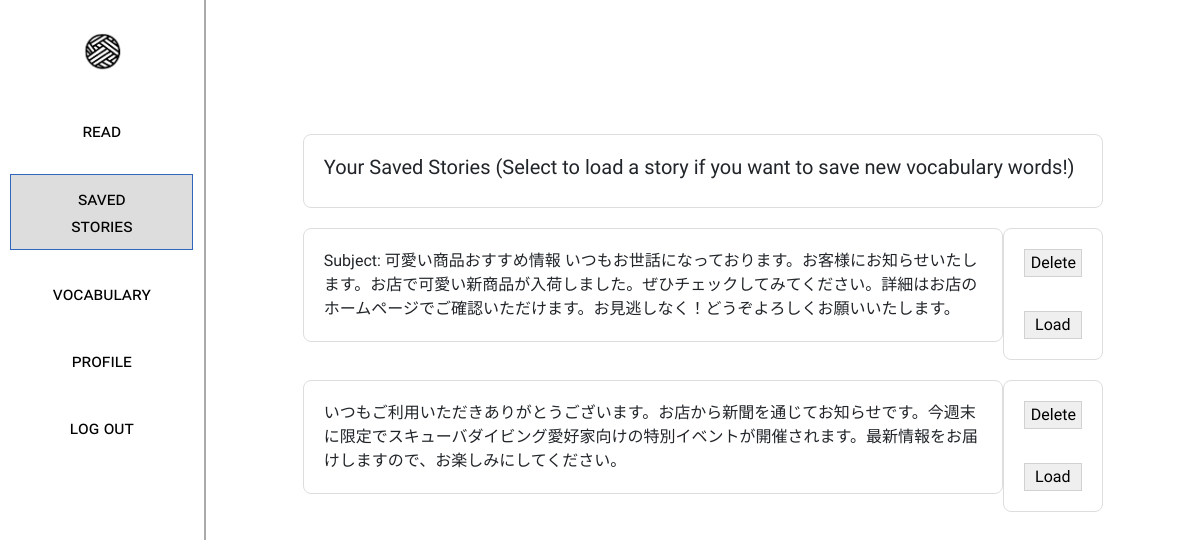
The page /stories (signed in) on the database as committed earlier.
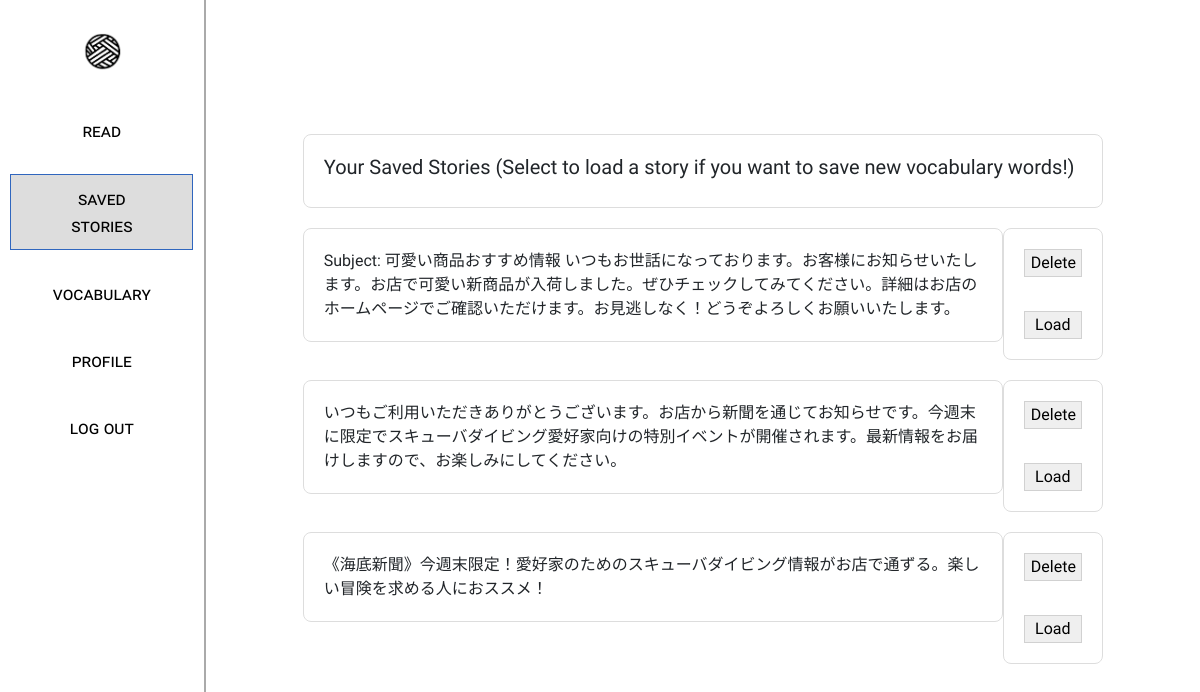
The same page on the database as committed later.
### app.py (models this page shows)
class Story(db.Model):
    id = db.Column(db.Integer, primary_key=True)
    user_id = db.Column(db.Integer, db.ForeignKey('users.id'), nullable=False)
    story = db.Column(db.String(255), nullable=False, unique=True)
    user = db.relationship('User', back_populates='stories')

### app.py (the view)
@app.route('/stories', methods=['GET', 'POST'])
def stories():
    if 'user' not in session:
        return redirect('/login')
    user_id = User.query.filter_by(username=session['user']).first().id
    language = User.query.filter_by(username=session['user']).first().language
    story_query = Story.query.filter_by(user_id=user_id).all()
    if request.method == 'POST':
        if 'load' in request.form:
            session.pop('story', None)
            session['story'] = Story.query.filter_by(id=request.form['load']).first().story
            return redirect('/read')
        elif 'delete' in request.form:
            session.pop('story', None)
            Story.query.filter_by(user_id=user_id, id=request.form['delete']).delete()
            db.session.commit()
            return redirect('/stories')
    else:
        return render_template("stories.html", stories=story_query)

### templates/stories.html (shortened to what the changed rows need)
<!DOCTYPE html>
<html>
<head>
    <link rel="stylesheet" href="../static/styles.css">
    <link href="https://cdn.jsdelivr.net/npm/bootstrap@5.3.0/dist/css/bootstrap.min.css" rel="stylesheet">
</head>
<body>
    <div class="urbanist-main">
        <div style="display:flex; flex-direction: row;">
            <div class="ui" style="width:100%; overflow: scroll; max-height: 100vh; display: inline-block;">
                <div style="flex-direction: column;">
                    <div class="left aligned column main-col" style="max-width: 800px; margin-top: 150px;">
                        <div class="center-container" id="text" style="text-align: left;">
                            <h1 class="huge">Your Saved Stories (Select to load a story if you want to save new vocabulary words!)</h1>
                        </div>
                    </div>
                    <form action="/stories" method="POST">
                        {% for story in stories %}
                            <div style="display: flex;flex-direction: row;height: fit-content;">
                                <div class="left aligned column main-col" style="max-width: 700px; margin-top: 20px;margin-right:0px">
                                    <div class="center-container" style="text-align: left;">
                                            <span>{{ story.story }}</span>
                                    </div>
                                </div>
                                <div class="left aligned column main-col" style="max-width: 100px; margin-top: 20px;margin-left: 0px; height: 100%;">
                                    <div class="center-container" style="text-align: left; display: flex; flex-direction: column;">
                                        <button type="submit" name="delete" value="{{ story.id }}" style="margin-bottom:10px;">Delete</button>
                                        <br>
                                        <button type="submit" name="load" value="{{ story.id }}">Load</button>
                                    </div>
                                </div>
                            </div>
                        {% endfor %}
                    </form>
                </div>
            </div>
        </div>
    </div>
</body>
</html>

Rows that differ between the two databases and show on the page:
added Story: story "《海底新聞》今週末限定！愛好家のためのスキューバダイビング情報がお店で通ずる。楽しい冒険を求める人におススメ！", {{ story.id }} 3 (drawn)
